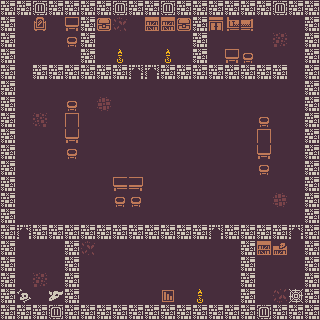

Tiled map render using the project's own tile images. Description and the whole map definition, tile-layer contents included, below:
An orthogonal 20x20 tile map with 16x16 px tiles, 2 tile layers (Tile Layer 1, Tile Layer 2), 4 tilesets and 16 objects (4x Zombie, 3x Warrior, 3x Imp, 2x Wizard, Ranger, ...).

<map version="1.4" tiledversion="1.4.2" orientation="orthogonal" renderorder="right-down" width="20" height="20" tilewidth="16" tileheight="16" infinite="0" nextlayerid="5" nextobjectid="37">
 <tileset firstgid="1" source="../colored_packed.tsx" />
 <tileset firstgid="1057" source="../colored_transparent_packed.tsx" />
 <tileset firstgid="2113" source="../monochrome_packed.tsx" />
 <tileset firstgid="3169" source="../monochrome_transparent_packed.tsx" />
 <layer id="1" name="Tile Layer 1" width="20" height="20">
  <data encoding="csv">
625,625,626,625,625,625,625,626,625,625,626,625,625,625,625,625,625,626,625,625,
625,1,385,1,387,625,297,2,1,340,340,297,625,342,391,392,1,1,1,625,
625,1,1,1,386,625,1,1,1,1,1,1,625,1,1,1,1,3,1,625,
625,1,1,1,1,625,1,725,1,1,725,1,625,1,387,386,1,1,1,625,
625,1,625,625,625,625,625,625,629,629,625,625,625,625,625,625,625,625,1,625,
625,1,1,1,1,1,1,1,1,1,1,1,1,1,1,1,1,1,1,625,
625,1,1,1,386,1,5,1,1,1,1,1,1,1,1,1,1,1,1,625,
625,1,2147483651,1,401,1,1,1,1,1,1,1,1,1,1,1,386,1,1,625,
625,1,1,1,497,1,1,1,1,1,1,1,1,1,1,1,401,1,1,625,
625,1,1,1,386,1,1,1,1,1,1,1,1,1,1,1,497,1,1,625,
625,1,1,1,1,1,1,1,1,1,1,1,1,1,1,1,386,1,1,625,
625,1,1,1,1,1,1,388,2147484036,1,1,1,1,1,1,1,1,1,1,625,
625,1,1,1,1,1,1,386,386,1,1,1,1,1,1,1,1,5,1,625,
625,1,1,1,1,1,1,1,1,1,1,1,1,1,1,1,1,1,1,625,
625,629,625,625,625,625,625,625,625,625,625,625,625,629,625,625,625,625,629,625,
625,1,1,1,625,2,1,1,1,1,1,1,1,1,1,625,340,341,1,625,
625,1,1,1,625,1,1,1,1,1,1,1,1,1,1,625,1,1,1,625,
625,1,3,1,625,1,1,1,1,1,1,1,1,1,1,625,1,1,1,625,
625,721,1,722,625,1,1,1,1,1,292,1,725,1,1,625,1,1073741826,723,625,
625,625,625,626,625,625,625,625,625,625,625,625,625,625,625,625,626,625,625,625
</data>
 </layer>
 <layer id="4" name="Tile Layer 2" width="20" height="20">
  <data encoding="csv">
0,0,0,0,0,0,0,0,0,0,0,0,0,0,0,0,0,0,0,0,
0,0,0,0,0,0,0,0,0,0,0,0,0,0,0,0,0,0,0,0,
0,0,0,0,0,0,0,0,0,0,0,0,0,0,0,0,0,0,0,0,
0,0,0,0,0,0,0,0,0,0,0,0,0,0,0,0,0,0,0,0,
0,0,0,0,0,0,0,0,0,0,0,0,0,0,0,0,0,0,0,0,
0,0,0,0,0,0,0,0,0,0,0,0,0,0,0,0,0,0,0,0,
0,0,0,0,0,0,0,0,0,0,0,0,0,0,0,0,0,0,0,0,
0,0,0,0,0,0,0,0,0,0,0,0,0,0,0,0,0,0,0,0,
0,0,0,0,0,0,0,0,0,0,0,0,0,0,0,0,0,0,0,0,
0,0,0,0,0,0,0,0,0,0,0,0,0,0,0,0,0,0,0,0,
0,0,0,0,0,0,0,0,0,0,0,0,0,0,0,0,0,0,0,0,
0,0,0,0,0,0,0,0,0,0,0,0,0,0,0,0,0,0,0,0,
0,0,0,0,0,0,0,0,0,0,0,0,0,0,0,0,0,0,0,0,
0,0,0,0,0,0,0,0,0,0,0,0,0,0,0,0,0,0,0,0,
0,0,0,0,0,0,0,0,0,0,0,0,0,0,0,0,0,0,0,0,
0,0,0,0,0,0,0,0,0,0,0,0,0,0,0,0,0,0,0,0,
0,0,0,0,0,0,0,0,0,0,0,0,0,0,0,0,0,0,0,0,
0,0,0,0,0,0,0,0,0,0,0,0,0,0,0,0,0,0,0,0,
0,0,0,0,0,0,0,0,0,0,0,0,0,0,0,0,0,0,0,0,
0,0,0,0,0,0,0,0,0,0,0,0,0,0,0,0,0,0,0,0
</data>
 </layer>
 <objectgroup id="2" name="Player">
  <object id="1" name="Jeff" type="Ranger" gid="3247" x="82.0728" y="302.203" width="16" height="16" />
  <object id="13" name="Maggey" type="Mage" gid="3241" x="97.7962" y="301.927" width="16" height="16" />
  <object id="14" name="George" type="Warrior" gid="3196" x="129.775" y="301.927" width="16" height="16" />
  <object id="15" name="Gaetan" type="Paladin" gid="3200" x="146.031" y="302.204" width="16" height="16" />
  <object id="17" name="Geoffrey" type="Wizard" gid="3289" x="114.052" y="302.47" width="16" height="16" />
 </objectgroup>
 <objectgroup id="3" name="Enemy">
  <object id="21" name="Mark" type="King" gid="3341" x="128.975" y="46.3744" width="16" height="16" />
  <object id="22" name="Paul" type="Imp" gid="3294" x="66.0839" y="190.278" width="16" height="16" />
  <object id="23" name="Impol" type="Imp" gid="3294" x="129.508" y="158.3" width="16" height="16" />
  <object id="24" name="Jean" type="Imp" gid="3294" x="225.444" y="157.5" width="16" height="16" />
  <object id="29" name="Brains" type="Zombie" gid="3485" x="49.8281" y="286.204" width="16" height="16" />
  <object id="30" name="Brain" type="Zombie" gid="3485" x="34.6382" y="285.937" width="16" height="16" />
  <object id="31" name="Brians" type="Zombie" gid="3485" x="34.3718" y="269.415" width="16" height="16" />
  <object id="32" name="Brian" type="Zombie" gid="3485" x="50.3611" y="268.882" width="16" height="16" />
  <object id="33" name="Guard" type="Warrior" gid="3200" x="257.956" y="62.0866" width="16" height="16" />
  <object id="34" name="Guard" type="Warrior" gid="3198" x="49.8281" y="62.6196" width="16" height="16" />
  <object id="36" name="Teach" type="Wizard" gid="3241" x="257.69" y="286.47" width="16" height="16" />
 </objectgroup>
</map>
